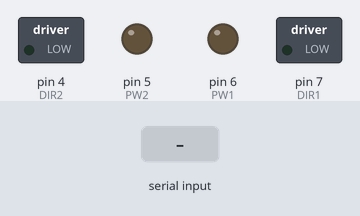
Recording of a sketch running on a simulated Arduino Uno, built with avr-gcc and run on an emulated ATmega328P. Parts: switched loads named in the sketch (green lamp = pin HIGH), output pins drawn as LEDs (lit = HIGH). The test bench sets the inputs (shaded band).

Above: at 1.2 s.
1.3 s: "F" received over the second serial link
At 2.4 s:
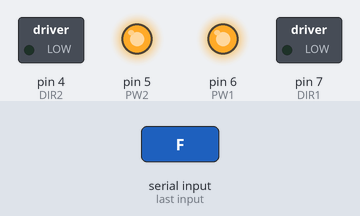
2.8 s: "B" received over the second serial link
At 3.5 s:
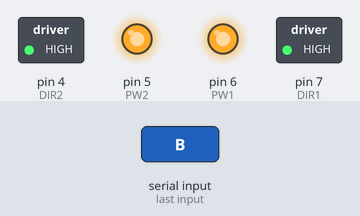
4.3 s: "L" received over the second serial link
At 4.7 s:
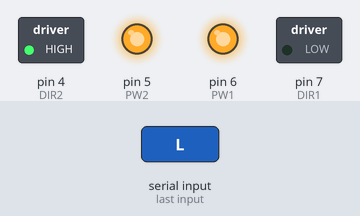
5.8 s: "R" received over the second serial link
At 7.0 s:
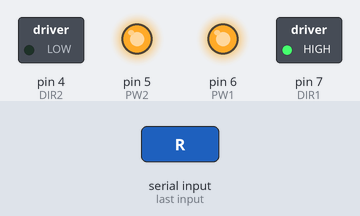
Timing chart, 0 to 8.3 s (numbered marks = the images above; inputs shaded):
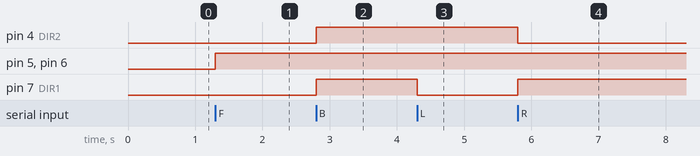

Measured:
- after the input at 1.3 s, pin 5 (PW2), pin 6 (PW1): LOW → HIGH at once
- after the input at 2.8 s, pin 4 (DIR2), pin 7 (DIR1): LOW → HIGH at once
- after the input at 4.3 s, pin 7 (DIR1): HIGH → LOW at once
- after the input at 5.8 s, pin 4 (DIR2): HIGH → LOW at once; pin 7 (DIR1): LOW → HIGH at once

The sketch:

Motors.ino
```cpp
#define DIR1 7
#define PW1 6
#define DIR2 4
#define PW2 5

int speed_left = 0;
int speed_right = 0;


#include<SoftwareSerial.h>
#define RX 11
#define TX 10
SoftwareSerial BlueT(RX,TX);
char Data;

void move(int speed_left, int speed_right) {

  // Set right motor direction based on speed
  if (speed_right < 0) {
    digitalWrite(DIR1, HIGH);
  }
  else {
    digitalWrite(DIR1, LOW);
  }

  // Set left motor direction based on speed
  if (speed_left < 0) {
    digitalWrite(DIR2, HIGH);
  }
  else {
    digitalWrite(DIR2, LOW);
  }

  // Set motor speeds
  analogWrite(PW1, abs(speed_right));
  analogWrite(PW2, abs(speed_left));
}

void setup() {
  // put your setup code here, to run once:
  Serial.begin(9600);
  pinMode(DIR1,OUTPUT);
  pinMode(DIR2,OUTPUT);
  // pinMode(PW1,OUTPUT);
  // pinMode(PW2,OUTPUT);
  digitalWrite(DIR1,LOW);
  digitalWrite(DIR2,LOW);

  //BT
  BlueT.begin(9600);

}

void loop(){
  if (BlueT.available()){
    Data=BlueT.read();
    if (Data=='F') {
      move(255, 255);
    }
    else if (Data=='B') {
      move(-255, -255);
    }
    else if (Data=='L') {
      move(-255, 255);
    }
    else if (Data=='R') {
      move(255, -255);
    }
    else if (Data=='S') {
      move(0, 0);
    }
  }
}
```
